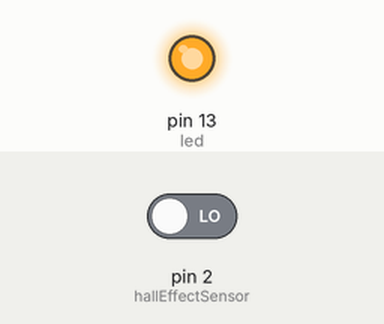
This sketch was run on a simulated Arduino Uno, built with avr-gcc and run on an emulated ATmega328P. Parts: output pins drawn as LEDs (lit = HIGH). The test bench sets the inputs (shaded band); at power-on: pin 2 (hallEffectSensor) LOW.

Above: at 1.2 s.
1.3 s: pin 2 (hallEffectSensor) driven HIGH
At 1.7 s:
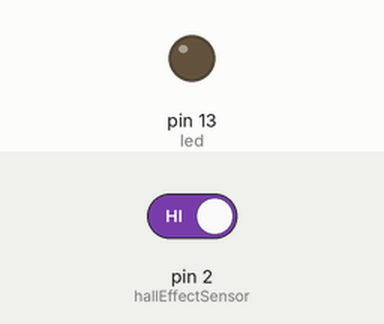
2.8 s: pin 2 (hallEffectSensor) driven LOW
At 4.1 s:
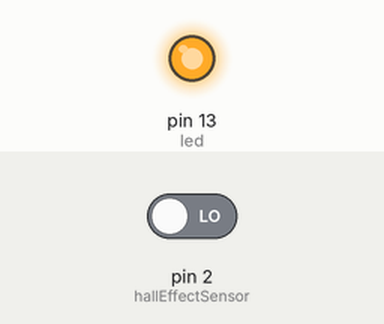
Timing chart, 0 to 5.8 s (numbered marks = the images above; inputs shaded):
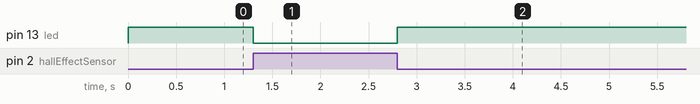

The sketch:

hall-effect-sensor.ino
```cpp
int hallEffectSensor = 2;
int hallEffectVal;

int led = 13;
bool ledState;

void setup()
{
  pinMode(hallEffectSensor, INPUT);
  Serial.begin(9600);
  pinMode(led, OUTPUT);
}

void loop()
{
    hallEffectVal = digitalRead(hallEffectSensor);
    if (hallEffectVal == HIGH) {
      digitalWrite(led, LOW);
    } else {
      digitalWrite(led, HIGH);
    }
}
```

Measured:
- after the input at 1.3 s, pin 13 (led): HIGH → LOW at once
- after the input at 2.8 s, pin 13 (led): LOW → HIGH at once
